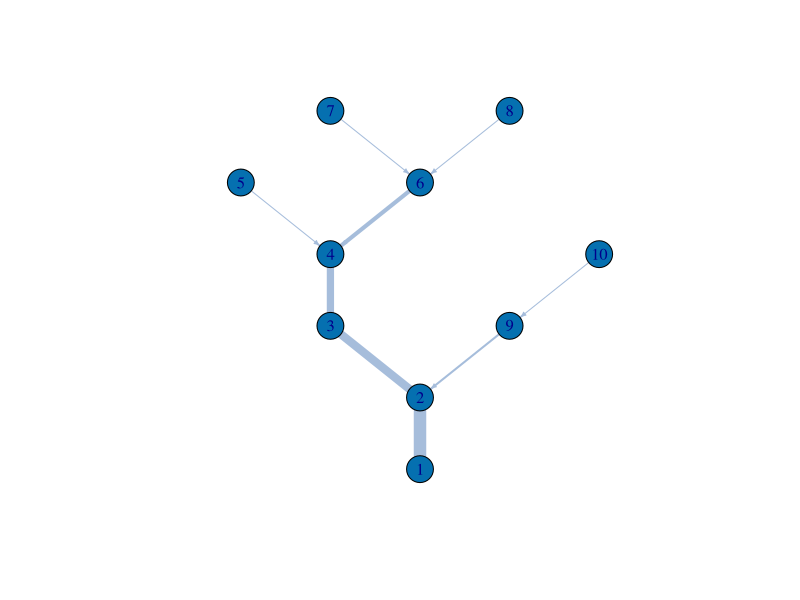
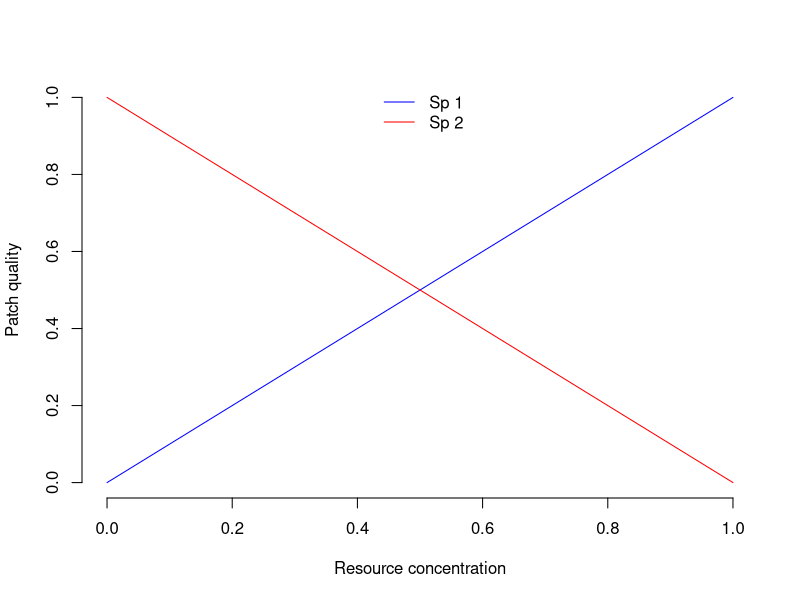

The R source for these figures, in order:
## ---- chunk 1
knitr::opts_chunk$set(fig.width=5.5, fig.height=5.5, collapse = TRUE, comment = "##")

# library(flume)
library(igraph)
## ---- chunk 2
set.seed("5111605")

nsites = 10
nsp = 2
comm = matrix(sample(0:1, nsites*nsp, replace=TRUE, prob = c(0.35, 0.65)), ncol=nsp)
comm
## ---- chunk 3
n_vars = 1
res = matrix(seq(0, 1, length.out = nsites), ncol=n_vars)

## it's a good idea to name your variables
colnames(res) = c("R")
res
## ---- chunk 4
Q = c(13,12,8,7,1,4,1,1,2,1)
## ---- chunk 5
adj = matrix(0, nrow=nsites, ncol=nsites)
adj[1,2] = adj[2,3] = adj[2,9] = adj[3,4] = adj[4,5] = adj[4,6] = adj[6,7] = adj[6,8] = adj[9,10] = 1
layout = matrix(c(0,0,0,1,-0.5,2,-0.5,3,-1,4,0,4,-0.5,5,0.5,5,0.5,2,1,3), byrow=TRUE, nrow=nsites)
plt = graph_from_adjacency_matrix(t(adj), mode = "directed")
plot(plt, vertex.color="#0570b0", edge.color="#a6bddb", edge.arrow.size=0.3, layout = layout, edge.width = Q[2:nsites])
## ---- chunk 6
# x is the site state variable matrix, one row per site, one column per resource
quality = function(x) {
	cbind(x, -x + max(x))
}

plot(res, quality(res)[,1], type='l', col='blue', xlab="Resource concentration", ylab = "Patch quality", bty='n')
lines(res, quality(res)[,2], col='red')
legend("top", c("Sp 1", "Sp 2"), col=c('blue', 'red'), lty=1, bty='n')
## ---- chunk 7
colonization = function(x) {
	x
}

extinction = function(x) {
	return(0.2)
}
